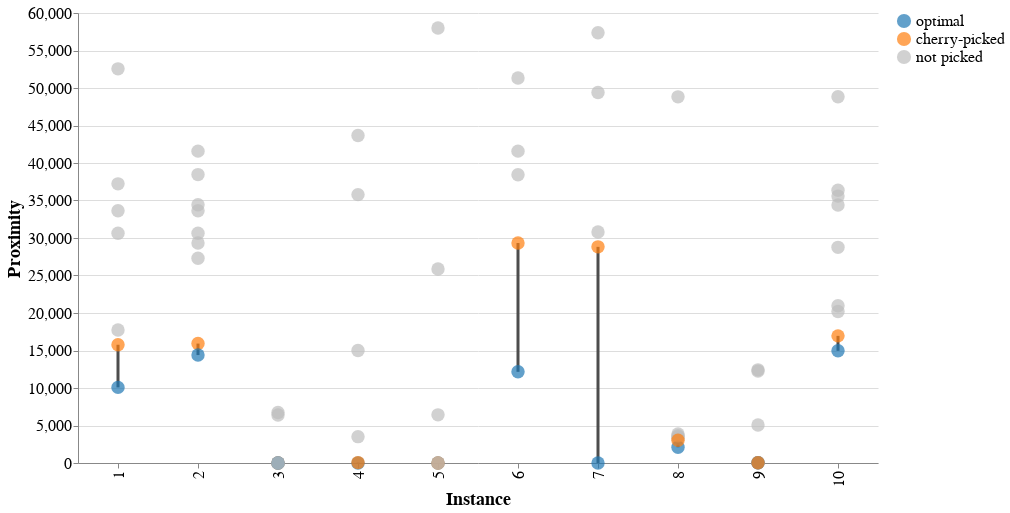

This figure's notebook cell:
### Code cell
import altair as alt

colour_scale = alt.Scale(
    domain=["optimal", "cherry-picked", "not picked"],
    range=["#1f77b4", "#ff7f0e", "#bdbdbd"],
)

points = alt.Chart(plot_df).mark_point(
    filled=True, size=180
).encode(
    x=alt.X("instance:O", axis=alt.Axis(title="Instance", labelFontSize=16, titleFontSize=18)),
    y=alt.Y("proximity:Q", axis=alt.Axis(title="Proximity", labelFontSize=16, titleFontSize=18)),
    color=alt.Color(
        "rank_label:N",
        scale=colour_scale,
        legend=alt.Legend(title=None, labelFontSize=16, symbolSize=200)
    )
)

lines = alt.Chart(line_df).mark_line(strokeWidth=3, color="#4d4d4d").encode(
    x="instance:O",
    y="proximity:Q",
    detail="instance:O",
    order=alt.Order("rank_order:Q", sort="ascending")
)

(lines + points).properties(width=800, height=450).configure_view(stroke=None)
